Frame 1 (no input): blank canvas, image omitted
Frame 60 (the mouse pressed at the canvas centre just before this capture): blank canvas, image omitted
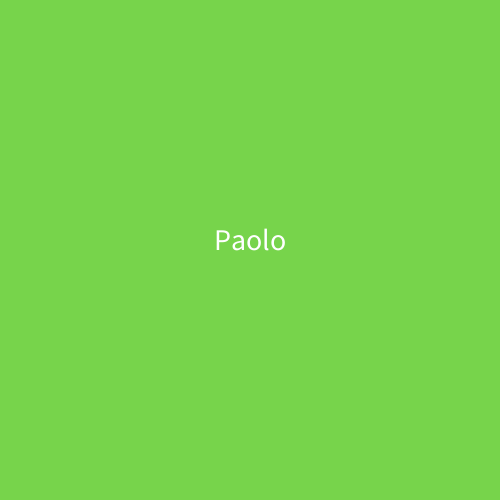
Frame 120 (the mouse held since frame 60 and released just before this capture)

The Processing sketch whose frames 1 and 60 were blank and that drew this single picture after the mouse press (run headless with seeded random() and noise(); from frame 60 on, the mouse is pressed at the canvas centre):

// Processing sketch: Name_generator
// ── Name_generator.pde
String[]names = {"Paola", "Zarina","Mamadou","Paolo","Harrison","Arash", "Sahan", 
"Steven", "Mohamed", "Camille", "Karla", "Cody", "Shanice", "Max", "Ling Mei"};

String [] usedNames;
void setup()
{
 size(500,500);
 textSize(30);
 textAlign(CENTER);
 fill(255);
}

void draw()
{
  // If the user presses their mouse. The background changes color and a name is shown
  if(mousePressed)
  {
    background(int(random(255)), int(random(255)), int(random(255)));
    String name = names[int(random(names.length))];
    if(name != " ")
    {
      text(name, width/2, height/2);
    }
     
  }
}
